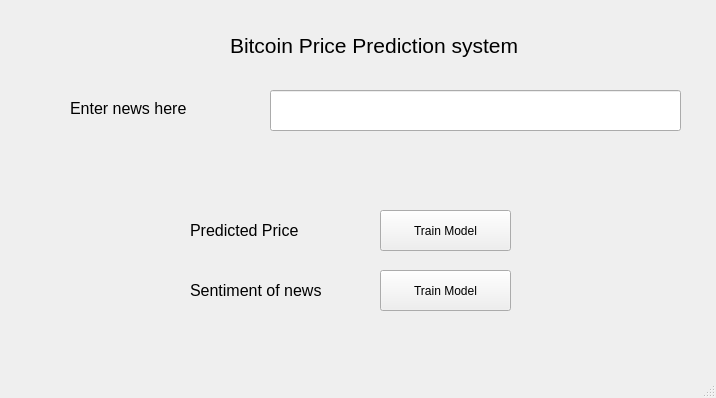
<?xml version="1.0" encoding="UTF-8"?>
<ui version="4.0">
 <class>MainWindow</class>
 <widget class="QMainWindow" name="MainWindow">
  <property name="geometry">
   <rect>
    <x>0</x>
    <y>0</y>
    <width>716</width>
    <height>398</height>
   </rect>
  </property>
  <property name="windowTitle">
   <string>MainWindow</string>
  </property>
  <widget class="QWidget" name="centralwidget">
   <widget class="QPushButton" name="pushButton_2">
    <property name="geometry">
     <rect>
      <x>380</x>
      <y>210</y>
      <width>131</width>
      <height>41</height>
     </rect>
    </property>
    <property name="text">
     <string>Train Model</string>
    </property>
   </widget>
   <widget class="QLineEdit" name="lineEdit">
    <property name="geometry">
     <rect>
      <x>270</x>
      <y>90</y>
      <width>411</width>
      <height>41</height>
     </rect>
    </property>
   </widget>
   <widget class="QLabel" name="label">
    <property name="geometry">
     <rect>
      <x>70</x>
      <y>100</y>
      <width>141</width>
      <height>16</height>
     </rect>
    </property>
    <property name="font">
     <font>
      <pointsize>12</pointsize>
     </font>
    </property>
    <property name="text">
     <string>Enter news here</string>
    </property>
   </widget>
   <widget class="QLabel" name="label_2">
    <property name="geometry">
     <rect>
      <x>230</x>
      <y>20</y>
      <width>291</width>
      <height>51</height>
     </rect>
    </property>
    <property name="font">
     <font>
      <pointsize>16</pointsize>
     </font>
    </property>
    <property name="text">
     <string>Bitcoin Price Prediction system</string>
    </property>
   </widget>
   <widget class="QLabel" name="label_3">
    <property name="geometry">
     <rect>
      <x>190</x>
      <y>220</y>
      <width>131</width>
      <height>20</height>
     </rect>
    </property>
    <property name="font">
     <font>
      <pointsize>12</pointsize>
     </font>
    </property>
    <property name="text">
     <string>Predicted Price</string>
    </property>
   </widget>
   <widget class="QLabel" name="label_4">
    <property name="geometry">
     <rect>
      <x>190</x>
      <y>280</y>
      <width>181</width>
      <height>20</height>
     </rect>
    </property>
    <property name="font">
     <font>
      <pointsize>12</pointsize>
     </font>
    </property>
    <property name="text">
     <string>Sentiment of news</string>
    </property>
   </widget>
   <widget class="QPushButton" name="pushButton_3">
    <property name="geometry">
     <rect>
      <x>380</x>
      <y>270</y>
      <width>131</width>
      <height>41</height>
     </rect>
    </property>
    <property name="text">
     <string>Train Model</string>
    </property>
   </widget>
  </widget>
  <widget class="QStatusBar" name="statusbar"/>
 </widget>
 <resources/>
 <connections/>
</ui>
